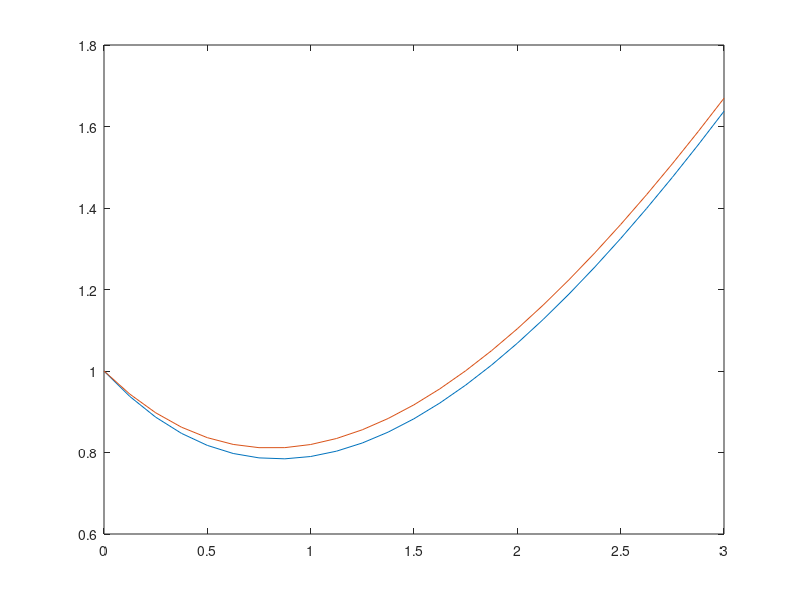

Reproduce this figure in MATLAB.
clear all;
close all;
clc;

h = 8^-1;
xlow = 0;
xup = 3;
n = (xup-xlow)/h;

f = inline('((x-y)/2)');
y(1) = 1;
x(1) = 0;
k = 1;

%while x(k) <= xup
for k = 1:n
    y(k+1) = y(k) + f(x(k),y(k)) * h;
    x(k+1) = x(k) + h;
    %k = k + 1;
end

yact = 3*exp(-x/2) - 2 + x;

plot(x,y,x,yact);